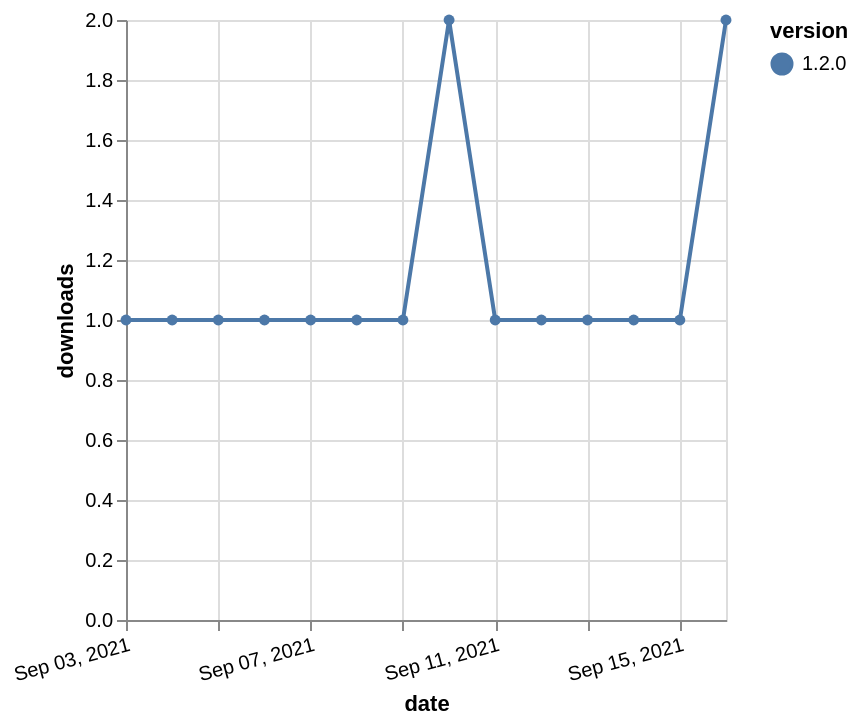

Express this chart as Vega-Lite.
### Vega-Lite specification from a JSON file in a GitHub repository (floating-point values rounded to 4 significant figures)
{"$schema": "https://vega.github.io/schema/vega-lite/v5.json", "description": "A simple bar chart with embedded data.", "data": {"values": [{"date": "2021-09-03", "total": 151, "delta": 1, "version": "1.2.0"}, {"date": "2021-09-04", "total": 152, "delta": 1, "version": "1.2.0"}, {"date": "2021-09-05", "total": 153, "delta": 1, "version": "1.2.0"}, {"date": "2021-09-06", "total": 154, "delta": 1, "version": "1.2.0"}, {"date": "2021-09-07", "total": 155, "delta": 1, "version": "1.2.0"}, {"date": "2021-09-08", "total": 156, "delta": 1, "version": "1.2.0"}, {"date": "2021-09-09", "total": 157, "delta": 1, "version": "1.2.0"}, {"date": "2021-09-10", "total": 159, "delta": 2, "version": "1.2.0"}, {"date": "2021-09-11", "total": 160, "delta": 1, "version": "1.2.0"}, {"date": "2021-09-12", "total": 161, "delta": 1, "version": "1.2.0"}, {"date": "2021-09-13", "total": 162, "delta": 1, "version": "1.2.0"}, {"date": "2021-09-14", "total": 163, "delta": 1, "version": "1.2.0"}, {"date": "2021-09-15", "total": 164, "delta": 1, "version": "1.2.0"}, {"date": "2021-09-16", "total": 166, "delta": 2, "version": "1.2.0"}]}, "width": "container", "mark": {"type": "line", "point": {"filled": true}}, "encoding": {"x": {"field": "date", "type": "temporal", "timeUnit": "yearmonthdate", "title": "date", "axis": {"labelAngle": -15}}, "y": {"field": "delta", "type": "quantitative", "title": "downloads"}, "color": {"field": "version", "type": "nominal"}, "tooltip": {"field": "delta"}}}
